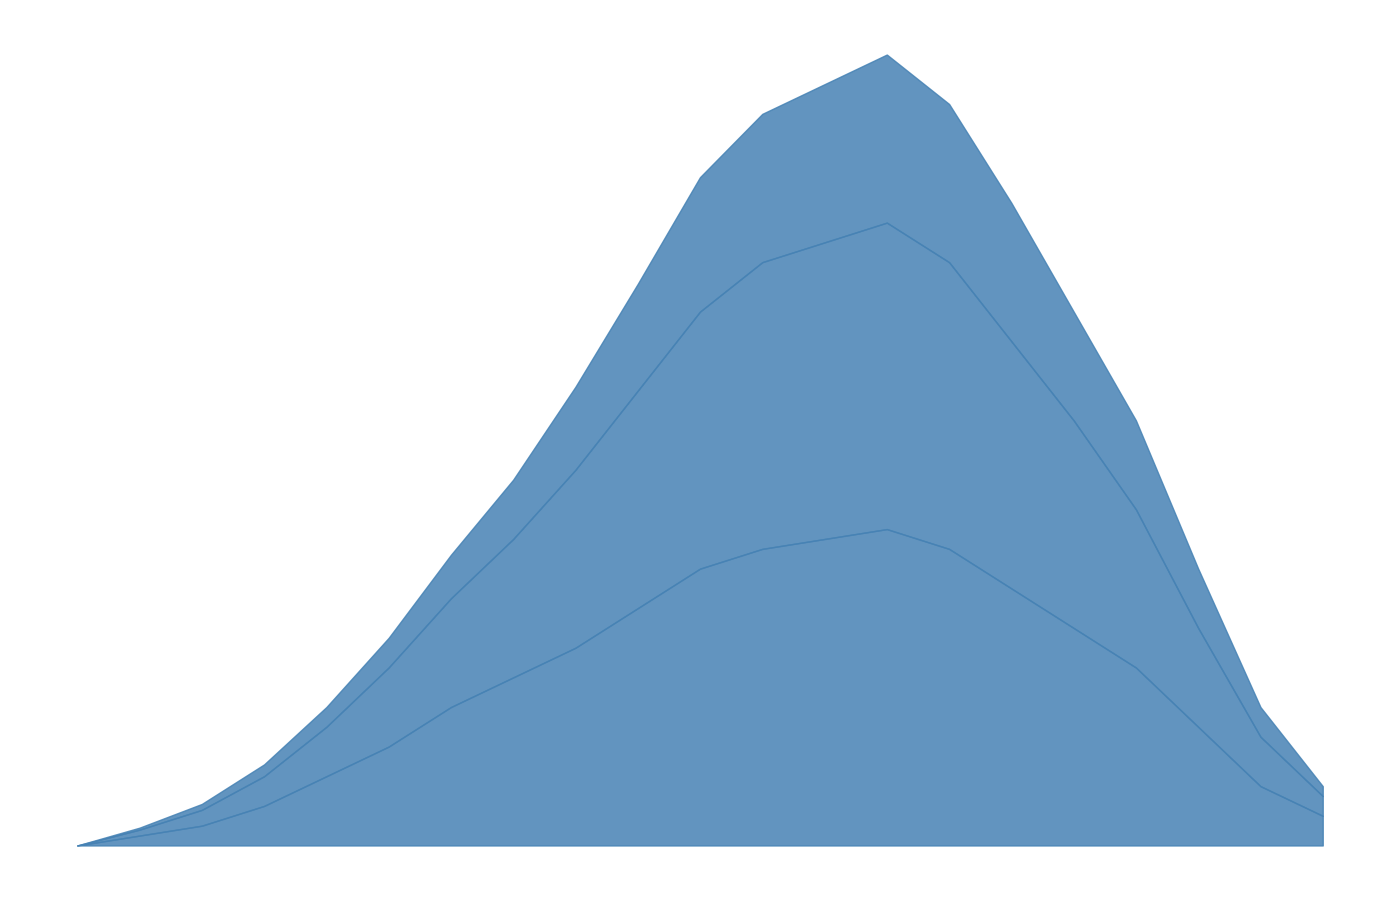

Generate this figure with Python:
import matplotlib.pyplot as plt
import numpy as np

years = np.arange(2000, 2021)

assembly_robots = [0, 5, 10, 20, 35, 50, 70, 85, 100, 120, 140, 150, 155, 160, 150, 130, 110, 90, 60, 30, 15]
welding_robots = [0, 3, 8, 15, 25, 40, 55, 70, 90, 110, 130, 145, 150, 155, 145, 125, 105, 80, 50, 25, 10]
packaging_robots = [0, 1, 3, 6, 10, 15, 22, 30, 42, 54, 68, 75, 80, 85, 80, 70, 55, 45, 30, 15, 5]

robots_data = np.vstack([assembly_robots, welding_robots, packaging_robots])
cumulative_data = np.cumsum(robots_data, axis=0)

single_color = '#4682B4'

fig, ax = plt.subplots(figsize=(14, 9))

ax.fill_between(years, 0, cumulative_data[0], color=single_color, alpha=0.85)
ax.fill_between(years, cumulative_data[0], cumulative_data[1], color=single_color, alpha=0.85)
ax.fill_between(years, cumulative_data[1], cumulative_data[2], color=single_color, alpha=0.85)

ax.set_xticks([])
ax.set_yticks([])
ax.spines['top'].set_visible(False)
ax.spines['right'].set_visible(False)
ax.spines['bottom'].set_visible(False)
ax.spines['left'].set_visible(False)

plt.tight_layout()

plt.show()
